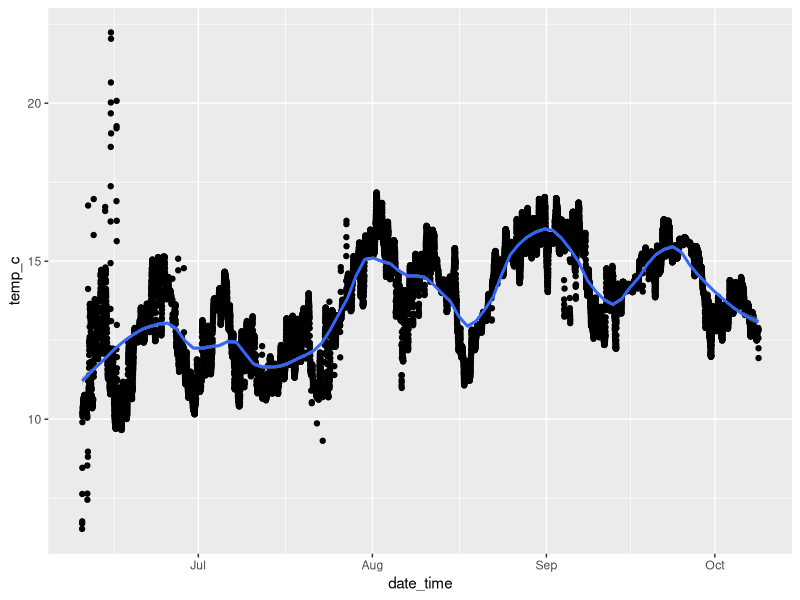
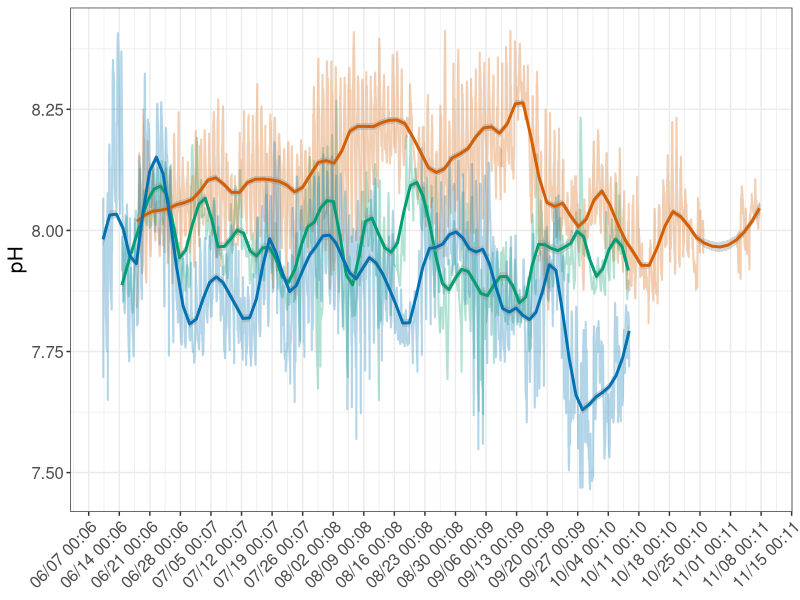
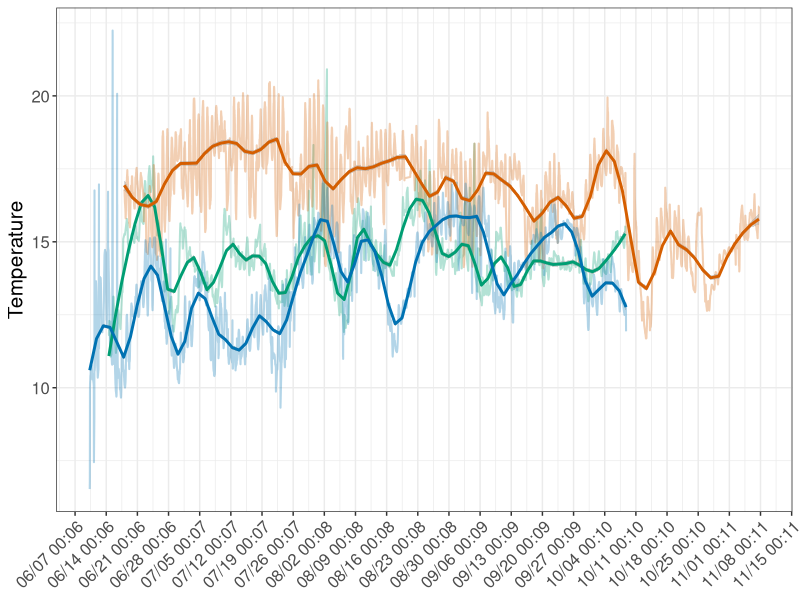
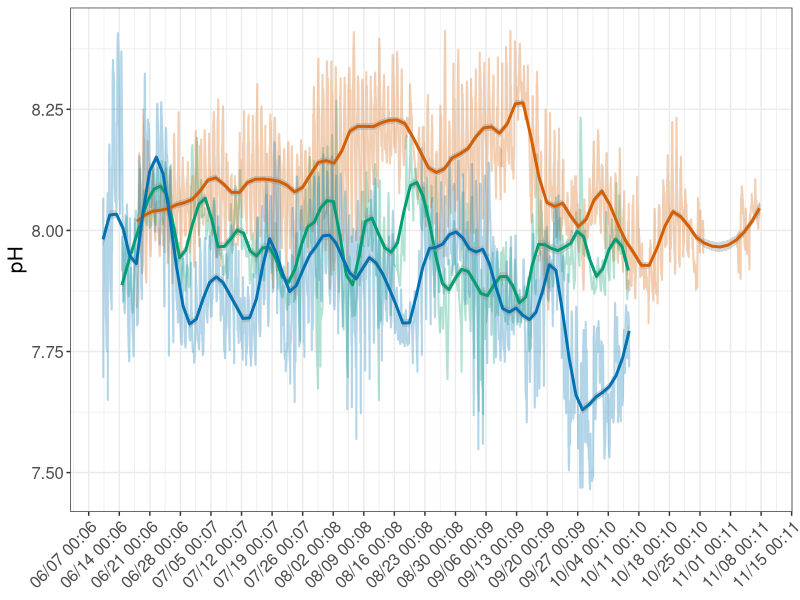
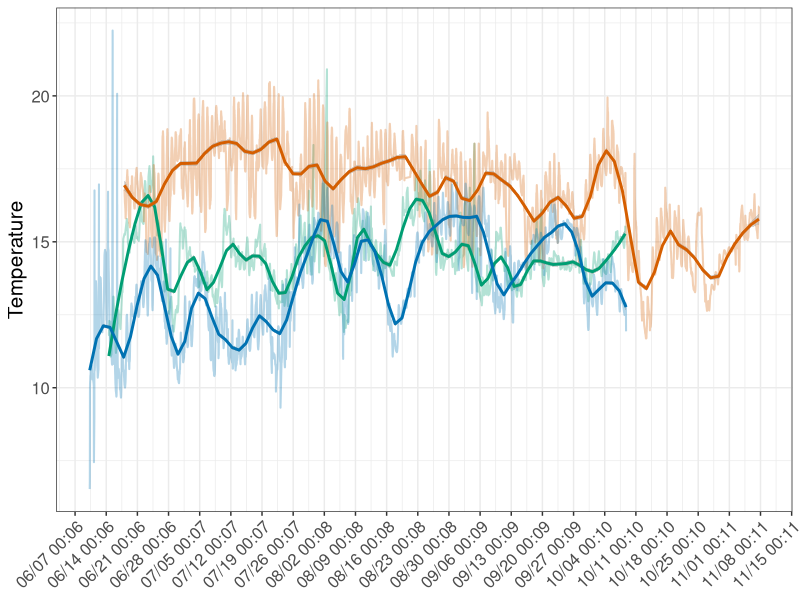

Generate these figures, in order, with R:
## ---- chunk 1
knitr::opts_chunk$set(echo = TRUE,
                      messages = FALSE, 
                      error = FALSE,
                      warning = FALSE)

library(tidyverse)
library(here)
library(lubridate)
library(scales) #for plotting time series data
## ---- chunk 2
raw <- read_csv(here("data","sensors", "ph_clean.csv")) %>%
  mutate(temp_c=ifelse(is.na(temp_c==TRUE), temp_durafet_c, temp_c)) #use durafet temp values as "TEMP" values, until I recover HOBO from Alegria

alg <- raw %>%
  filter(site=="Alegria")

lol <- raw %>%
  filter(site=="Lompoc Landing")

bml <- raw %>%
  filter(site=="Bodega Bay")
## ---- chunk 3
ggplot(bml, aes(x=date_time, y=temp_c)) +
  geom_point() +
  geom_smooth(method="loess", span=0.2) #span 0.3 looks similar to method="gam"
## ---- chunk 4
#set order for sites
raw$site <- factor(raw$site, levels=c("Lompoc Landing","Alegria","Bodega Bay"))

#set custom color for sites
pal <- c(
  "Alegria" = "#D55E00",
  "Lompoc Landing" = "#009E73", 
  "Bodega Bay" = "#0072B2"
)

ggplot(raw, aes(x=date_time, y=p_h, group=site)) +
  geom_line(aes(color=site), size=0.7, alpha=0.3) +
  scale_color_manual(values = pal) + #color lines by custom site color palette
  geom_smooth(aes(color=site), method="loess", span=0.1) + #span 0.3 looks similar to method="gam"
  scale_x_datetime(breaks = scales::date_breaks("1 week"), 
                    labels = date_format("%m/%d %H:%m")) +
  #xlab("Date and time") +
  ylab("pH") +
  theme_bw() +
  theme(axis.text.x=element_text(angle=45, vjust = 1, hjust=1, size=12),
        #element_text(angle=45, vjust = 1, hjust=1, size=12),
        axis.title.x=element_blank(),
        #element_text(size=15),
        axis.text.y=element_text(size=12),
        #axis.ticks.x=element_blank(),
        axis.title.y=element_text(size=15),
        legend.position = "none")

ggsave(here("figures", "sensors", "ph_smooth.png"), height=20, width=40, units="cm")


ggplot(raw, aes(x=date_time, y=temp_c, group=site)) +
  geom_line(aes(color=site), size=0.7, alpha=0.3) +
  scale_color_manual(values = pal) + #color lines by custom site color palette
  geom_smooth(aes(color=site), method="loess", span=0.1) + #span 0.3 looks similar to method="gam"
  scale_x_datetime(breaks = scales::date_breaks("1 week"), 
                    labels = date_format("%m/%d %H:%m")) +
  #xlab("Date and time") +
  ylab("Temperature") +
  theme_bw() +
  theme(axis.text.x=element_text(angle=45, vjust = 1, hjust=1, size=12),
        #element_text(angle=45, vjust = 1, hjust=1, size=12),
        axis.title.x=element_blank(),
        #element_text(size=15),
        axis.text.y=element_text(size=12),
        #axis.ticks.x=element_blank(),
        axis.title.y=element_text(size=15),
        legend.position = "none")

ggsave(here("figures", "sensors", "temp_smooth.png"), height=20, width=40, units="cm")
